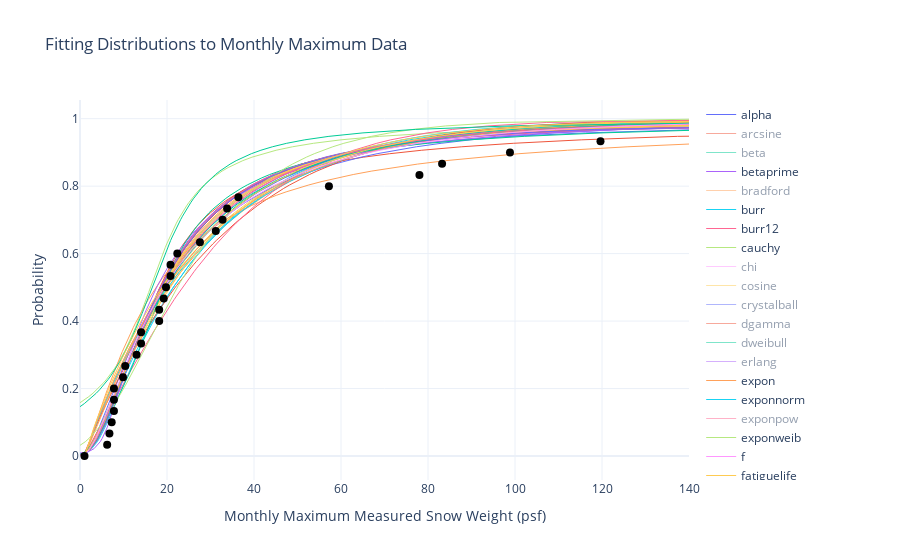

Notebook cell for this chart:
### Code cell
fig = go.Figure()

ErrorThreshold = 0.033

skips = ['genhalflogistic','gennorm','anglit','weibull_max','argus','reciprocal','semicircular','trapz','truncnorm','vonmises','frechet_l','frechet_r','chi2','ncx2','rdist','levy_l']

for i in range(len(DIST_NAMES)):
    #print(DIST_NAMES[i])
    if DIST_NAMES[i] not in skips:
        error = f2.df_errors['sumsquare_error'][DIST_NAMES[i]]
        if np.isnan(error) or error>ErrorThreshold:
            visible='legendonly'
        else:
            visible=True
        
        try:
            name = DIST_NAMES[i]
            dist = DISTRIBUTIONS[i]
            params = f2.fitted_param[name]

            yy = np.linspace(0.001,0.999,98)
            xx = [dist.ppf(i, *params) for i in yy]
            fig.add_trace(go.Scatter(x=xx, y=yy, line=dict(width=1),hoverinfo='name+text',
                                mode='lines',hovertext="%.4f" % error,visible=visible,name=name))
        except KeyError:
            pass

        
fig.add_trace(go.Scatter(x=sorted(weight_vals_monthly), y=Pvals_monthly,
                    mode='markers',marker=dict(color='black',size=8),
                    name='data from station: GRFM3'))

fig.update_layout(
    title="Fitting Distributions to Monthly Maximum Data",
    xaxis_title="Monthly Maximum Measured Snow Weight (psf)",
    yaxis_title="Probability",
    template='plotly_white')
fig.update_xaxes(range=[0, 140])
fig.show()
